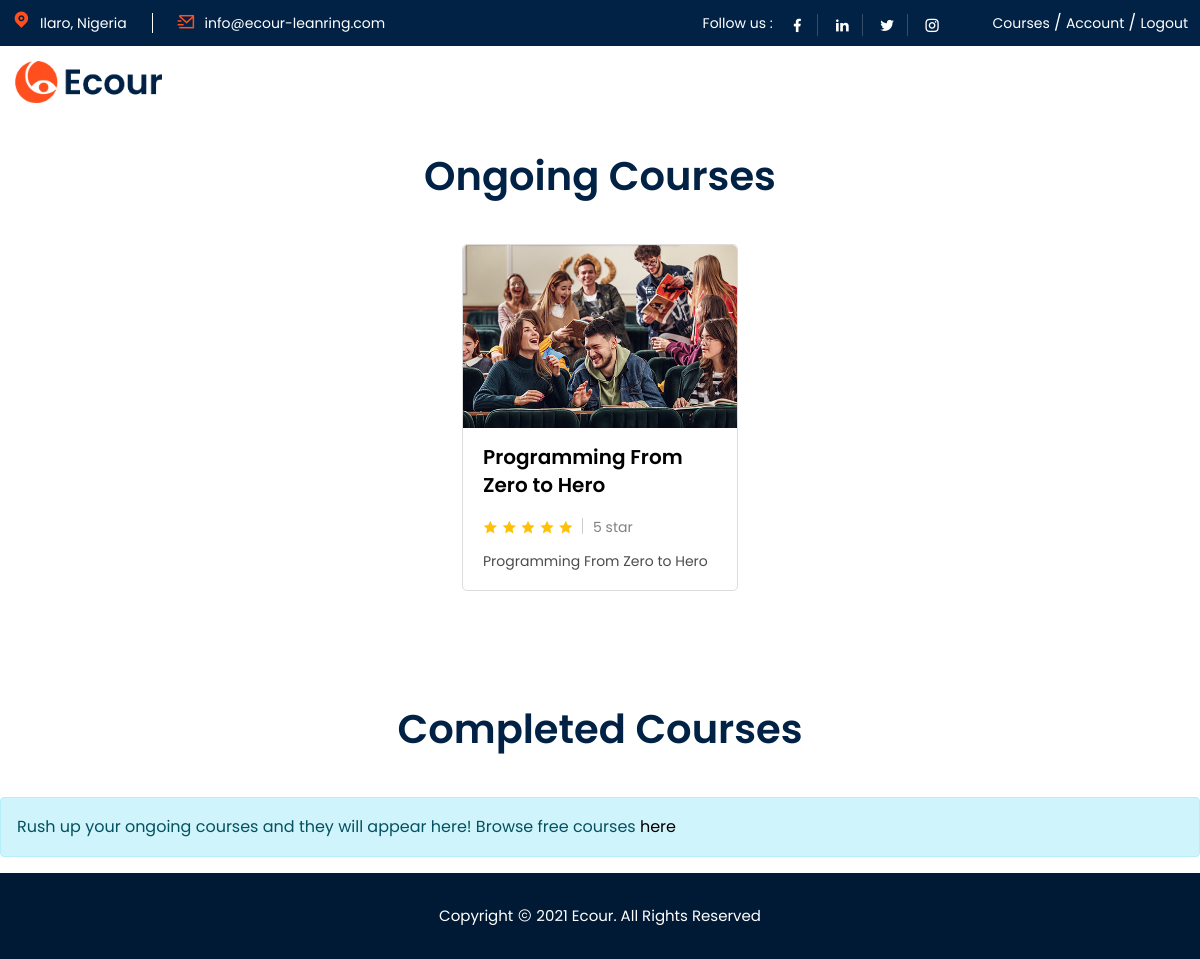
The app's page /account (signed in) with its own data.
### tables this page shows
CREATE TABLE `course_enrollments` (
  `id` int(11) NOT NULL,
  `student_id` int(11) NOT NULL,
  `course_id` int(11) NOT NULL,
  `complete_status` int(11) NOT NULL DEFAULT 0,
  `created_at` timestamp NOT NULL DEFAULT current_timestamp()
);

CREATE TABLE `courses` (
  `id` int(11) NOT NULL,
  `course_title` varchar(120) NOT NULL,
  `description` text NOT NULL,
  `image` varchar(120) NOT NULL,
  `tutor_id` int(11) NOT NULL,
  `duration` varchar(10) NOT NULL,
  `category_id` int(11) NOT NULL,
  `created_at` timestamp NOT NULL DEFAULT current_timestamp()
);

### core/db.class.php (called while the page is built, shortened)
<?php
    class DB {
        public $host = 'localhost';
        public $dbname = 'ecour';
        public $password = '';
        public $username = 'root';
        public $conn;
        function __construct(){
            try {
                $this->conn = new PDO("mysql:host=$this->host;dbname=$this->dbname;", $this->username, $this->password);
                $this->conn->setAttribute(PDO::ATTR_ERRMODE,PDO::ERRMODE_EXCEPTION);
            } catch (PDOException $ex) {
                echo 'Error in database connection '. $ex->getMessage();
            }
        }
        function prep($query){
            return $this->conn->prepare($query);
        }
        function fetchAll($query,$value){
            $query = $this->prep($query);
            $query->execute($value);
            return $query->fetchAll();
        }
    }
?>

### core/students.class.php (called while the page is built, shortened)
<?php
    include_once 'db.class.php';
    class Students extends DB{
        function fetch_limited_enrolled_courses($student_id,$limit){
            return DB::fetchAll("SELECT *,course_enrollments.id FROM course_enrollments
            JOIN courses on courses.id = course_enrollments.course_id
            JOIN tutors on tutors.id = courses.tutor_id
            WHERE course_enrollments.student_id = ?  AND course_enrollments.complete_status = 0
            ORDER BY course_enrollments.id DESC LIMIT $limit",[$student_id]);
        }
    }
?>

### account.php (the view, shortened to what this page needs)
<?php
$student = $_SESSION['ecour_student'];
$student_id = $student['id'];
include_once 'core/students.class.php';
$student_obj = new Students();
$enrolled_courses = $student_obj->fetch_limited_enrolled_courses($student_id,8);
$completed_courses = $student_obj->fetch_limited_completed_courses($student_id,8);
?>
<!DOCTYPE html>
<html lang="zxx">
<head>
    <?php include "includes/style-resources.php"; ?>
</head>
<body>
    <div class="page-wrapper">
        <?php include "includes/auth_header.php"; ?>
        <section class="project-wrap pt-100 pb-80">
            <div class="container mt-5">
                <div class="row">
                    <div class="col-md-12">
                        <div class="section-title style1 text-center mb-40">
                            <h2>Ongoing Courses</h2>
                        </div>
                    </div>
                </div>
                <div class="row justify-content-md-center">
                    <?php foreach ($enrolled_courses as $course): ?>
                        <div class="col-xl-3 col-lg-4 col-md-6">
                            <div class="course-card style1">
                                <div class="course-img">
                                    <a href="./course-details?course=<?php echo $course['course_id'] ?>"><img src="uploads/courses/<?php echo $course['image'] ?>" alt="Image"></a>
                                </div>
                                <div class="course-info">
                                    <h3><a href="./course-details?course=<?php echo $course['course_id'] ?>"><?php echo $course['course_title'] ?></a></h3>
                                    <div class="course-rating">
                                        <ul>
                                            <li> <i class="ri-star-fill"></i></li>
                                            <li> <i class="ri-star-fill"></i></li>
                                            <li> <i class="ri-star-fill"></i></li>
                                            <li> <i class="ri-star-fill"></i></li>
                                            <li> <i class="ri-star-fill"></i></li>
                                        </ul>
                                        <span>5 star</span>
                                    </div>
                                    <p><?php echo substr($course['course_title'], 0, 90) ?> </p>
                                </div>
                            </div>
                        </div>
                    <?php endforeach ?>
                </div>
            </div>
        </section>
        <section class="project-wrap">
            <div class="container">
                <div class="row">
                    <div class="col-md-12">
                        <div class="section-title style1 text-center mb-40">
                            <h2>Completed Courses</h2>
                        </div>
                    </div>
                </div>
                <div class="row justify-content-md-center">
                     <?php if (empty($completed_courses)): ?>
                        <div class="alert alert-info"> Rush up your ongoing courses and they will appear here! Browse free courses <a href="courses">here</a> </div>
                    <?php endif ?>
                </div>
            </div>
        </section>
        <?php include "includes/footer.php"; ?>
    </div>
</body>
</html>

### records on screen
course_enrollments: course.image (placeholder picture), course.course_title "Programming From Zero to Hero"
